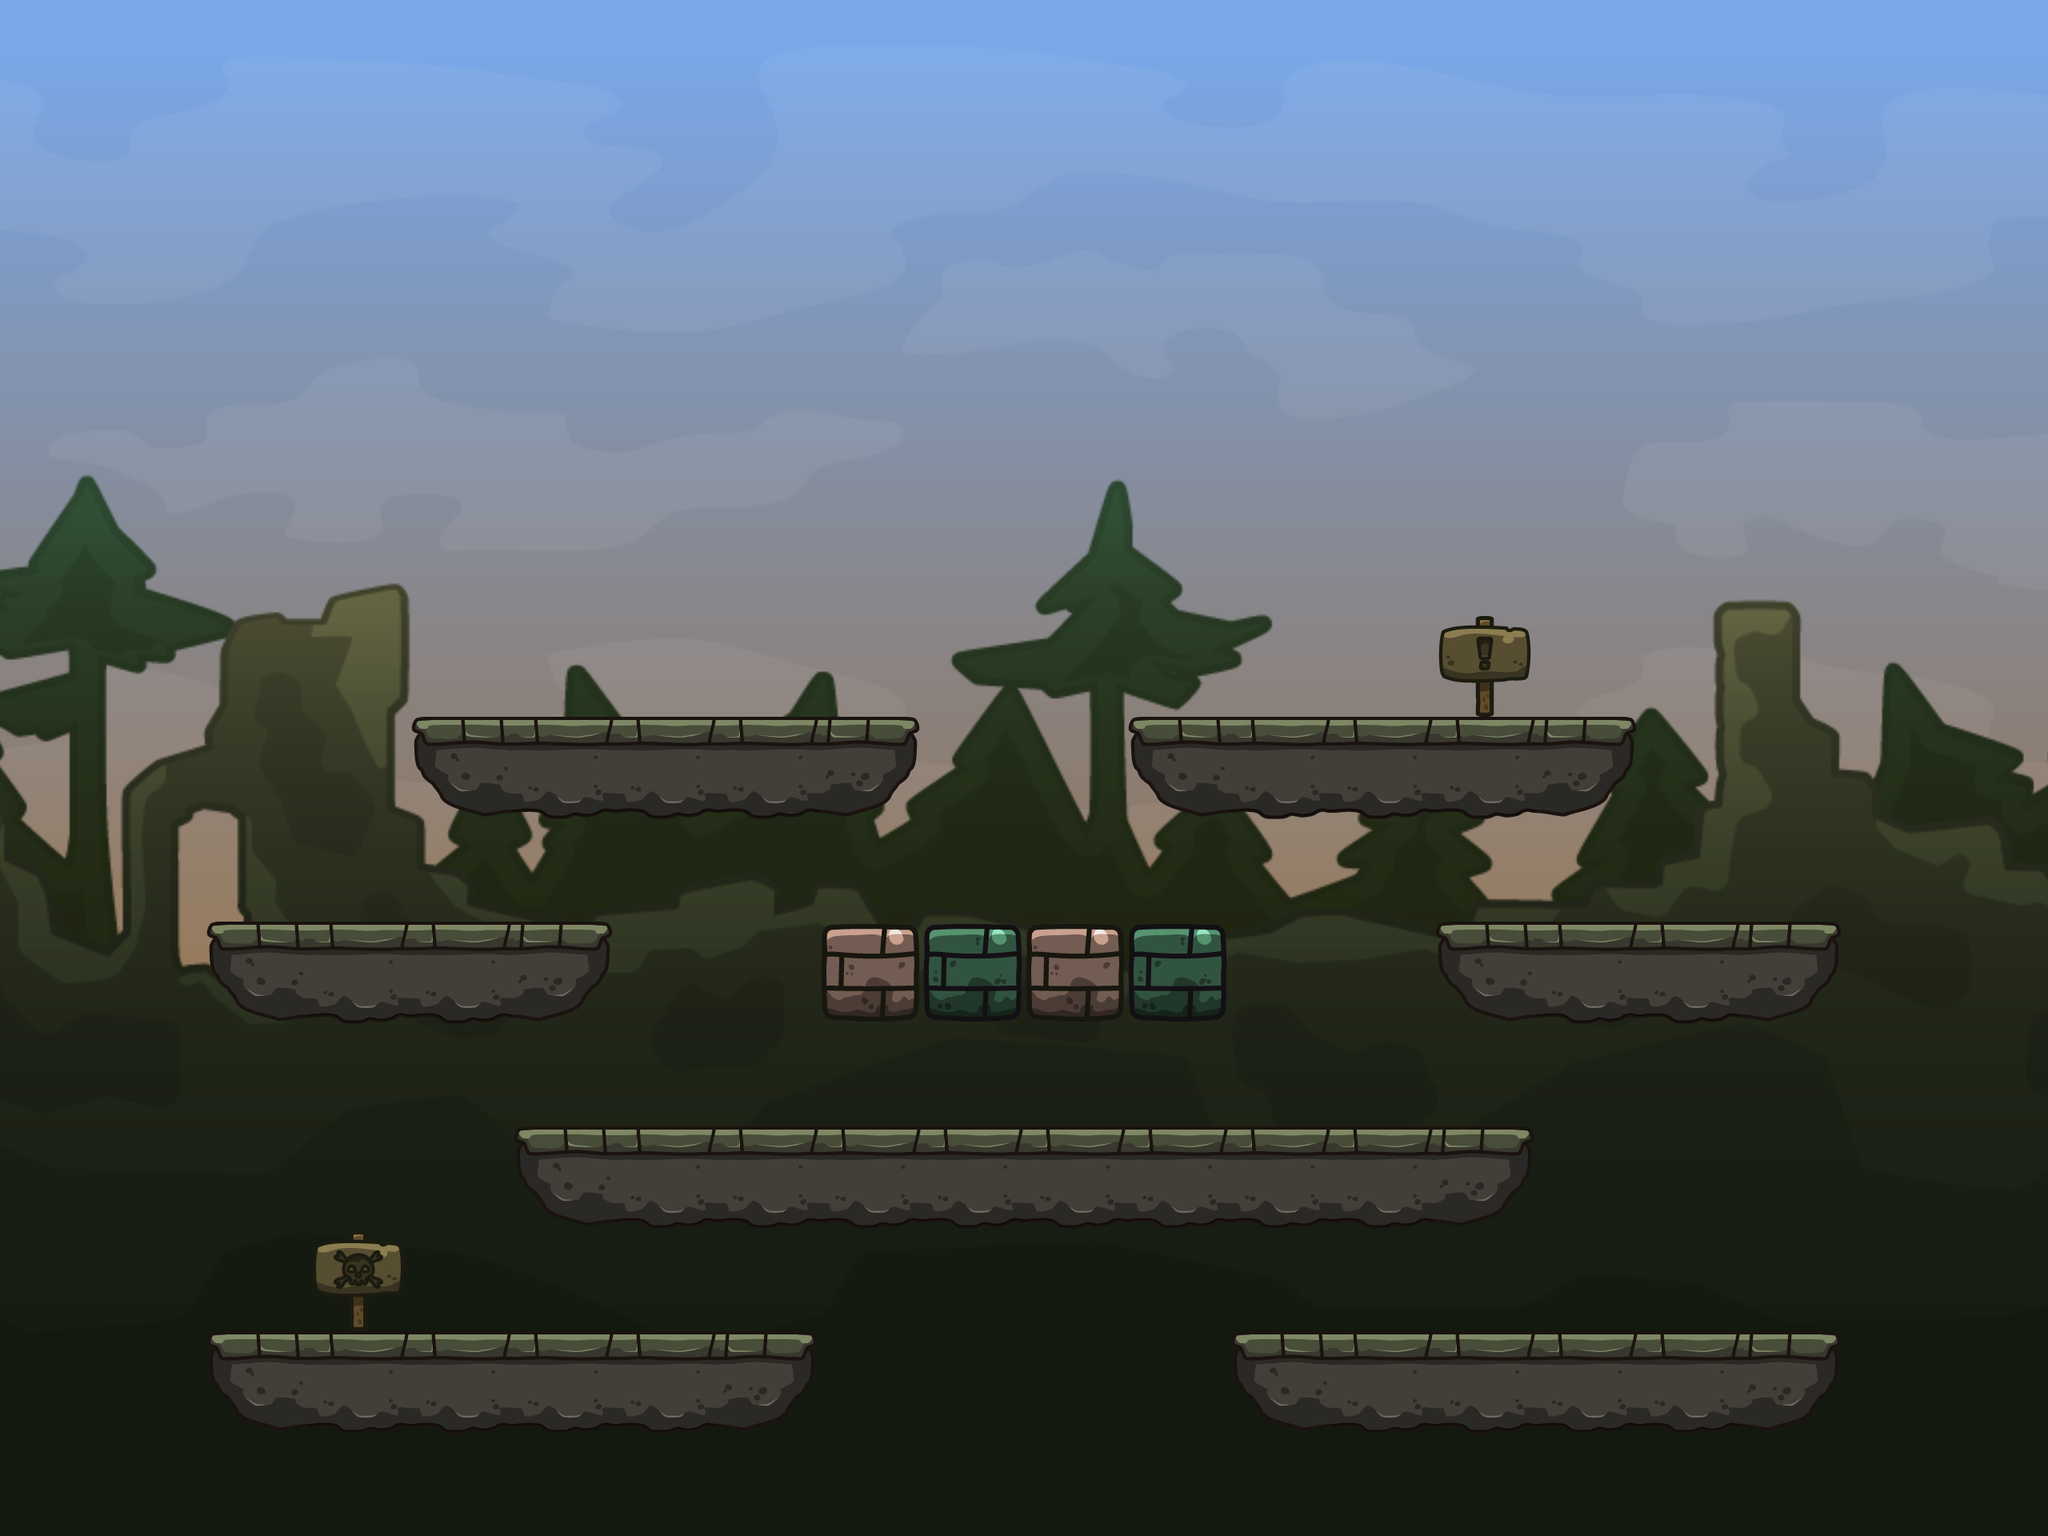

This is a level from a 2D game, rendered from its Tiled map with the project's own tilesets. A one-line summary and the complete map file follow:
An orthogonal 20x15 tile map with 128x128 px tiles, 3 tile layers (Background, Environment, Platform), 3 tilesets.

<map version="1.10" tiledversion="1.11.2" orientation="orthogonal" renderorder="right-down" width="20" height="15" tilewidth="128" tileheight="128" infinite="0" nextlayerid="4" nextobjectid="1">
  <tileset firstgid="1" name="background" tilewidth="128" tileheight="128" tilecount="300" columns="20">
    <image source="../images/map/background/background.png" width="2560" height="1920" />
  </tileset>
  <tileset firstgid="301" name="environment" tilewidth="480" tileheight="480" tilecount="2" columns="0">
    <grid width="1" height="1" />
    <tile id="0">
      <image source="../images/map/environment/sign_01.png" width="128" height="128" />
    </tile>
    <tile id="1">
      <image source="../images/map/environment/sign_02.png" width="128" height="128" />
    </tile>
  </tileset>
  <tileset firstgid="401" name="platform" tilewidth="320" tileheight="320" tilecount="5" columns="0">
    <grid orientation="orthogonal" width="1" height="1" />
    <tile id="0">
      <image source="../images/map/platformer/ground_01.png" width="128" height="128" />
    </tile>
    <tile id="1">
      <image source="../images/map/platformer/ground_02.png" width="128" height="128" />
    </tile>
    <tile id="2">
      <image source="../images/map/platformer/ground_03.png" width="128" height="128" />
    </tile>
    <tile id="3">
      <image source="../images/map/platformer/brick_01.png" width="128" height="128" />
    </tile>
    <tile id="4">
      <image source="../images/map/platformer/brick_02.png" width="128" height="128" />
    </tile>
  </tileset>
  <layer id="3" name="Background" width="20" height="15">
    <data encoding="csv">
      1,2,3,4,5,6,7,8,9,10,11,12,13,14,15,16,17,18,19,20,
      21,22,23,24,25,26,27,28,29,30,31,32,33,34,35,36,37,38,39,40,
      41,42,43,44,45,46,47,48,49,50,51,52,53,54,55,56,57,58,59,60,
      61,62,63,64,65,66,67,68,69,70,71,72,73,74,75,76,77,78,79,80,
      81,82,83,84,85,86,87,88,89,90,91,92,93,94,95,96,97,98,99,100,
      101,102,103,104,105,106,107,108,109,110,111,112,113,114,115,116,117,118,119,120,
      121,122,123,124,125,126,127,128,129,130,131,132,133,134,135,136,137,138,139,140,
      141,142,143,144,145,146,147,148,149,150,151,152,153,154,155,156,157,158,159,160,
      161,162,163,164,165,166,167,168,169,170,171,172,173,174,175,176,177,178,179,180,
      181,182,183,184,185,186,187,188,189,190,191,192,193,194,195,196,197,198,199,200,
      201,202,203,204,205,206,207,208,209,210,211,212,213,214,215,216,217,218,219,220,
      221,222,223,224,225,226,227,228,229,230,231,232,233,234,235,236,237,238,239,240,
      241,242,243,244,245,246,247,248,249,250,251,252,253,254,255,256,257,258,259,260,
      261,262,263,264,265,266,267,268,269,270,271,272,273,274,275,276,277,278,279,280,
      281,282,283,284,285,286,287,288,289,290,291,292,293,294,295,296,297,298,299,300
    </data>
  </layer>
  <layer id="2" name="Environment" width="20" height="15">
    <data encoding="csv">
      0,0,0,0,0,0,0,0,0,0,0,0,0,0,0,0,0,0,0,0,
      0,0,0,0,0,0,0,0,0,0,0,0,0,0,0,0,0,0,0,0,
      0,0,0,0,0,0,0,0,0,0,0,0,0,0,0,0,0,0,0,0,
      0,0,0,0,0,0,0,0,0,0,0,0,0,0,0,0,0,0,0,0,
      0,0,0,0,0,0,0,0,0,0,0,0,0,0,0,0,0,0,0,0,
      0,0,0,0,0,0,0,0,0,0,0,0,0,0,0,0,0,0,0,0,
      0,0,0,0,0,0,0,0,0,0,0,0,0,0,302,0,0,0,0,0,
      0,0,0,0,0,0,0,0,0,0,0,0,0,0,0,0,0,0,0,0,
      0,0,0,0,0,0,0,0,0,0,0,0,0,0,0,0,0,0,0,0,
      0,0,0,0,0,0,0,0,0,0,0,0,0,0,0,0,0,0,0,0,
      0,0,0,0,0,0,0,0,0,0,0,0,0,0,0,0,0,0,0,0,
      0,0,0,0,0,0,0,0,0,0,0,0,0,0,0,0,0,0,0,0,
      0,0,0,301,0,0,0,0,0,0,0,0,0,0,0,0,0,0,0,0,
      0,0,0,0,0,0,0,0,0,0,0,0,0,0,0,0,0,0,0,0,
      0,0,0,0,0,0,0,0,0,0,0,0,0,0,0,0,0,0,0,0
    </data>
  </layer>
  <layer id="1" name="Platform" width="20" height="15">
    <data encoding="csv">
      0,0,0,0,0,0,0,0,0,0,0,0,0,0,0,0,0,0,0,0,
      0,0,0,0,0,0,0,0,0,0,0,0,0,0,0,0,0,0,0,0,
      0,0,0,0,0,0,0,0,0,0,0,0,0,0,0,0,0,0,0,0,
      0,0,0,0,0,0,0,0,0,0,0,0,0,0,0,0,0,0,0,0,
      0,0,0,0,0,0,0,0,0,0,0,0,0,0,0,0,0,0,0,0,
      0,0,0,0,0,0,0,0,0,0,0,0,0,0,0,0,0,0,0,0,
      0,0,0,0,0,0,0,0,0,0,0,0,0,0,0,0,0,0,0,0,
      0,0,0,0,401,402,402,402,403,0,0,401,402,402,402,403,0,0,0,0,
      0,0,0,0,0,0,0,0,0,0,0,0,0,0,0,0,0,0,0,0,
      0,0,401,402,402,403,0,0,404,405,404,405,0,0,401,402,402,403,0,0,
      0,0,0,0,0,0,0,0,0,0,0,0,0,0,0,0,0,0,0,0,
      0,0,0,0,0,401,402,402,402,402,402,402,402,402,403,0,0,0,0,0,
      0,0,0,0,0,0,0,0,0,0,0,0,0,0,0,0,0,0,0,0,
      0,0,401,402,402,402,402,403,0,0,0,0,401,402,402,402,402,403,0,0,
      0,0,0,0,0,0,0,0,0,0,0,0,0,0,0,0,0,0,0,0
    </data>
  </layer>
</map>
